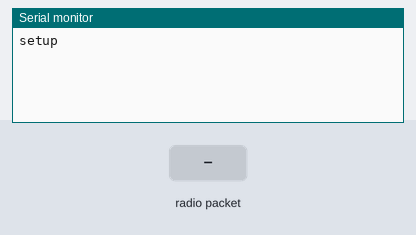
The sketch below on a simulated Arduino Uno, built with avr-gcc and run on an emulated ATmega328P. On the bench: the last lines printed to the serial monitor. Inputs (shaded band) come from the test bench. No radio packets arrive unless stated.

Above: at 2.2 s.
2.3 s: radio packet "1" arrives
At 3.2 s:
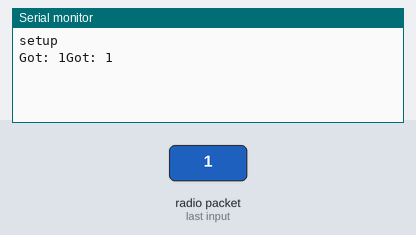
3.8 s: radio packet "0" arrives
At 4.3 s:
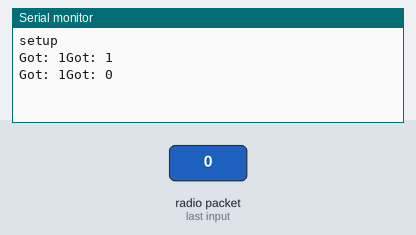
5.3 s: radio packet "2" arrives
At 6.7 s:
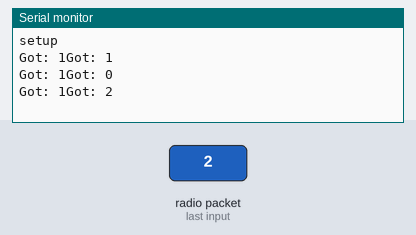

The sketch:

ASK_RX_DHT22.ino
```cpp
#include <VirtualWire.h>
#include <Wire.h>
#include <SPI.h>


const int receive_pin = 11;
const int led_pin = 3;

void setup()
{
    delay(1000);
    Serial.begin(9600);	// Debugging only
    Serial.println("setup");

    vw_set_rx_pin(receive_pin);

    vw_set_ptt_inverted(true); // Required for DR3100
    vw_setup(2000);	 // Bits per sec

    vw_rx_start();       // Start the receiver PLL running
}

void loop()
{
    uint8_t buf[VW_MAX_MESSAGE_LEN];
    uint8_t buflen = VW_MAX_MESSAGE_LEN;

    if (vw_get_message(buf, &buflen)) // Non-blocking
    {
	int i;
        buf[buflen] = '\0';
        digitalWrite(led_pin, HIGH);
	// Message with a good checksum received, print it.
	Serial.print("Got: ");
	Serial.print(buflen);
        Serial.print("Got: ");
	for (i = 0; i < buflen; i++)
	{
	    Serial.write(buf[i]);


	}
	Serial.println();
       // digitalWrite(led_pin, LOW);

    char tt[5]={buf[0],buf[1], buf[2],buf[3],'\0'};
    char rh[5]={buf[6],buf[7], buf[8],buf[9],'\0'};


    delay(100);
    digitalWrite(led_pin, LOW);

  }


}
```

Measured:
- after the input at 2.3 s, the serial monitor: prints a new line at once (image 1)
- after the input at 3.8 s, the serial monitor: prints a new line at once (image 2)
- after the input at 5.3 s, the serial monitor: prints a new line at once (image 3)
